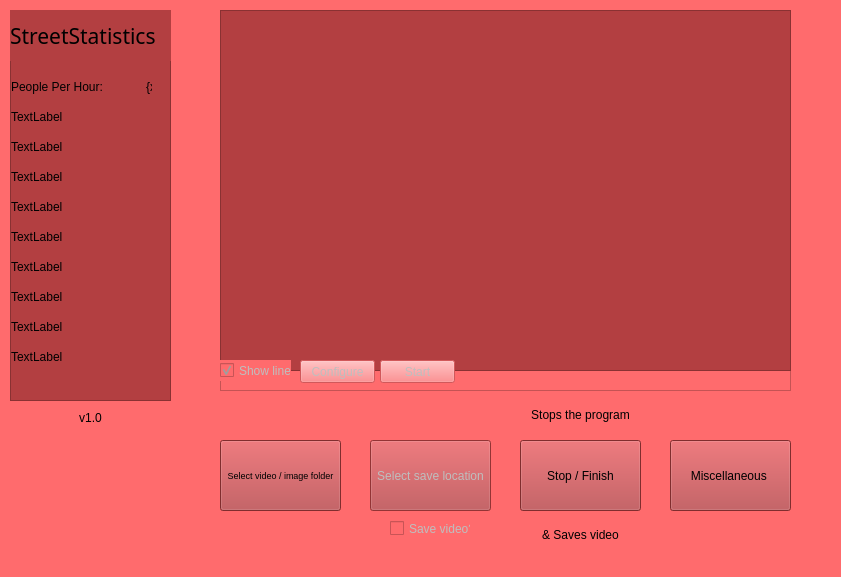
<?xml version="1.0" encoding="UTF-8"?>
<ui version="4.0">
 <class>MainWindow</class>
 <widget class="QMainWindow" name="MainWindow">
  <property name="geometry">
   <rect>
    <x>0</x>
    <y>0</y>
    <width>841</width>
    <height>577</height>
   </rect>
  </property>
  <property name="windowTitle">
   <string>MainWindow</string>
  </property>
  <property name="autoFillBackground">
   <bool>false</bool>
  </property>
  <property name="styleSheet">
   <string notr="true">background-color: rgb(255, 107, 109);</string>
  </property>
  <widget class="QWidget" name="centralwidget">
   <property name="autoFillBackground">
    <bool>false</bool>
   </property>
   <widget class="QFrame" name="frame">
    <property name="geometry">
     <rect>
      <x>220</x>
      <y>10</y>
      <width>571</width>
      <height>381</height>
     </rect>
    </property>
    <property name="frameShape">
     <enum>QFrame::StyledPanel</enum>
    </property>
    <property name="frameShadow">
     <enum>QFrame::Raised</enum>
    </property>
    <widget class="QGraphicsView" name="graphics_view">
     <property name="geometry">
      <rect>
       <x>0</x>
       <y>0</y>
       <width>571</width>
       <height>361</height>
      </rect>
     </property>
     <property name="styleSheet">
      <string notr="true">background-color: rgb(179, 63, 65);</string>
     </property>
     <property name="verticalScrollBarPolicy">
      <enum>Qt::ScrollBarAlwaysOff</enum>
     </property>
     <property name="horizontalScrollBarPolicy">
      <enum>Qt::ScrollBarAlwaysOff</enum>
     </property>
     <property name="sizeAdjustPolicy">
      <enum>QAbstractScrollArea::AdjustToContentsOnFirstShow</enum>
     </property>
    </widget>
    <widget class="QPushButton" name="configure">
     <property name="enabled">
      <bool>false</bool>
     </property>
     <property name="geometry">
      <rect>
       <x>80</x>
       <y>350</y>
       <width>75</width>
       <height>23</height>
      </rect>
     </property>
     <property name="text">
      <string>Configure</string>
     </property>
    </widget>
    <widget class="QPushButton" name="start_button">
     <property name="enabled">
      <bool>false</bool>
     </property>
     <property name="geometry">
      <rect>
       <x>160</x>
       <y>350</y>
       <width>75</width>
       <height>23</height>
      </rect>
     </property>
     <property name="text">
      <string>Start</string>
     </property>
    </widget>
    <widget class="QCheckBox" name="show_box">
     <property name="enabled">
      <bool>false</bool>
     </property>
     <property name="geometry">
      <rect>
       <x>0</x>
       <y>350</y>
       <width>71</width>
       <height>21</height>
      </rect>
     </property>
     <property name="text">
      <string>Show lines</string>
     </property>
     <property name="checked">
      <bool>true</bool>
     </property>
    </widget>
   </widget>
   <widget class="QScrollArea" name="scrollArea">
    <property name="geometry">
     <rect>
      <x>10</x>
      <y>60</y>
      <width>161</width>
      <height>341</height>
     </rect>
    </property>
    <property name="styleSheet">
     <string notr="true">background-color: rgb(179, 63, 65);</string>
    </property>
    <property name="widgetResizable">
     <bool>true</bool>
    </property>
    <widget class="QWidget" name="scrollAreaWidgetContents">
     <property name="geometry">
      <rect>
       <x>0</x>
       <y>0</y>
       <width>159</width>
       <height>339</height>
      </rect>
     </property>
     <widget class="QLabel" name="label_1">
      <property name="geometry">
       <rect>
        <x>0</x>
        <y>10</y>
        <width>141</width>
        <height>31</height>
       </rect>
      </property>
      <property name="text">
       <string>People Per Hour:             {x}</string>
      </property>
     </widget>
     <widget class="QLabel" name="label_2">
      <property name="geometry">
       <rect>
        <x>0</x>
        <y>40</y>
        <width>141</width>
        <height>31</height>
       </rect>
      </property>
      <property name="text">
       <string>TextLabel</string>
      </property>
     </widget>
     <widget class="QLabel" name="label_3">
      <property name="geometry">
       <rect>
        <x>0</x>
        <y>70</y>
        <width>141</width>
        <height>31</height>
       </rect>
      </property>
      <property name="text">
       <string>TextLabel</string>
      </property>
     </widget>
     <widget class="QLabel" name="label_4">
      <property name="geometry">
       <rect>
        <x>0</x>
        <y>100</y>
        <width>141</width>
        <height>31</height>
       </rect>
      </property>
      <property name="text">
       <string>TextLabel</string>
      </property>
     </widget>
     <widget class="QLabel" name="label_5">
      <property name="geometry">
       <rect>
        <x>0</x>
        <y>130</y>
        <width>141</width>
        <height>31</height>
       </rect>
      </property>
      <property name="text">
       <string>TextLabel</string>
      </property>
     </widget>
     <widget class="QLabel" name="label_6">
      <property name="geometry">
       <rect>
        <x>0</x>
        <y>160</y>
        <width>141</width>
        <height>31</height>
       </rect>
      </property>
      <property name="text">
       <string>TextLabel</string>
      </property>
     </widget>
     <widget class="QLabel" name="label_7">
      <property name="geometry">
       <rect>
        <x>0</x>
        <y>190</y>
        <width>141</width>
        <height>31</height>
       </rect>
      </property>
      <property name="text">
       <string>TextLabel</string>
      </property>
     </widget>
     <widget class="QLabel" name="label_8">
      <property name="geometry">
       <rect>
        <x>0</x>
        <y>220</y>
        <width>141</width>
        <height>31</height>
       </rect>
      </property>
      <property name="text">
       <string>TextLabel</string>
      </property>
     </widget>
     <widget class="QLabel" name="label_9">
      <property name="geometry">
       <rect>
        <x>0</x>
        <y>250</y>
        <width>141</width>
        <height>31</height>
       </rect>
      </property>
      <property name="text">
       <string>TextLabel</string>
      </property>
     </widget>
     <widget class="QLabel" name="label_10">
      <property name="geometry">
       <rect>
        <x>0</x>
        <y>280</y>
        <width>141</width>
        <height>31</height>
       </rect>
      </property>
      <property name="text">
       <string>TextLabel</string>
      </property>
     </widget>
    </widget>
   </widget>
   <widget class="QLabel" name="ProjectName">
    <property name="geometry">
     <rect>
      <x>10</x>
      <y>10</y>
      <width>161</width>
      <height>51</height>
     </rect>
    </property>
    <property name="font">
     <font>
      <family>Sans Serif Collection</family>
      <pointsize>16</pointsize>
     </font>
    </property>
    <property name="styleSheet">
     <string notr="true">background-color: rgb(179, 63, 65);</string>
    </property>
    <property name="text">
     <string>StreetStatistics</string>
    </property>
   </widget>
   <widget class="QPushButton" name="select_media">
    <property name="geometry">
     <rect>
      <x>220</x>
      <y>440</y>
      <width>121</width>
      <height>71</height>
     </rect>
    </property>
    <property name="font">
     <font>
      <pointsize>7</pointsize>
     </font>
    </property>
    <property name="styleSheet">
     <string notr="true">background-color: rgb(179, 63, 65);</string>
    </property>
    <property name="text">
     <string>Select video / image folder</string>
    </property>
   </widget>
   <widget class="QPushButton" name="save_location">
    <property name="enabled">
     <bool>false</bool>
    </property>
    <property name="geometry">
     <rect>
      <x>370</x>
      <y>440</y>
      <width>121</width>
      <height>71</height>
     </rect>
    </property>
    <property name="font">
     <font>
      <bold>false</bold>
     </font>
    </property>
    <property name="styleSheet">
     <string notr="true">background-color: rgb(179, 63, 65);</string>
    </property>
    <property name="text">
     <string>Select save location</string>
    </property>
    <property name="autoExclusive">
     <bool>false</bool>
    </property>
   </widget>
   <widget class="QPushButton" name="finish_button">
    <property name="geometry">
     <rect>
      <x>520</x>
      <y>440</y>
      <width>121</width>
      <height>71</height>
     </rect>
    </property>
    <property name="styleSheet">
     <string notr="true">background-color: rgb(179, 63, 65);</string>
    </property>
    <property name="text">
     <string>Stop / Finish</string>
    </property>
   </widget>
   <widget class="QPushButton" name="pushButton_4">
    <property name="geometry">
     <rect>
      <x>670</x>
      <y>440</y>
      <width>121</width>
      <height>71</height>
     </rect>
    </property>
    <property name="styleSheet">
     <string notr="true">background-color: rgb(179, 63, 65);</string>
    </property>
    <property name="text">
     <string>Miscellaneous </string>
    </property>
   </widget>
   <widget class="QCheckBox" name="save_video">
    <property name="enabled">
     <bool>false</bool>
    </property>
    <property name="geometry">
     <rect>
      <x>390</x>
      <y>520</y>
      <width>81</width>
      <height>17</height>
     </rect>
    </property>
    <property name="text">
     <string>Save video?</string>
    </property>
   </widget>
   <widget class="QLabel" name="finish_pt1">
    <property name="geometry">
     <rect>
      <x>530</x>
      <y>400</y>
      <width>101</width>
      <height>31</height>
     </rect>
    </property>
    <property name="autoFillBackground">
     <bool>false</bool>
    </property>
    <property name="text">
     <string>Stops the program</string>
    </property>
    <property name="textFormat">
     <enum>Qt::RichText</enum>
    </property>
    <property name="scaledContents">
     <bool>false</bool>
    </property>
    <property name="alignment">
     <set>Qt::AlignCenter</set>
    </property>
   </widget>
   <widget class="QLabel" name="finish_pt2">
    <property name="geometry">
     <rect>
      <x>530</x>
      <y>520</y>
      <width>101</width>
      <height>31</height>
     </rect>
    </property>
    <property name="autoFillBackground">
     <bool>false</bool>
    </property>
    <property name="text">
     <string>&amp; Saves video</string>
    </property>
    <property name="textFormat">
     <enum>Qt::RichText</enum>
    </property>
    <property name="scaledContents">
     <bool>false</bool>
    </property>
    <property name="alignment">
     <set>Qt::AlignCenter</set>
    </property>
   </widget>
   <widget class="QLabel" name="version_label">
    <property name="geometry">
     <rect>
      <x>40</x>
      <y>410</y>
      <width>101</width>
      <height>16</height>
     </rect>
    </property>
    <property name="autoFillBackground">
     <bool>false</bool>
    </property>
    <property name="text">
     <string>v1.0</string>
    </property>
    <property name="textFormat">
     <enum>Qt::RichText</enum>
    </property>
    <property name="scaledContents">
     <bool>false</bool>
    </property>
    <property name="alignment">
     <set>Qt::AlignCenter</set>
    </property>
   </widget>
  </widget>
  <widget class="QStatusBar" name="statusbar"/>
 </widget>
 <resources/>
 <connections/>
</ui>
